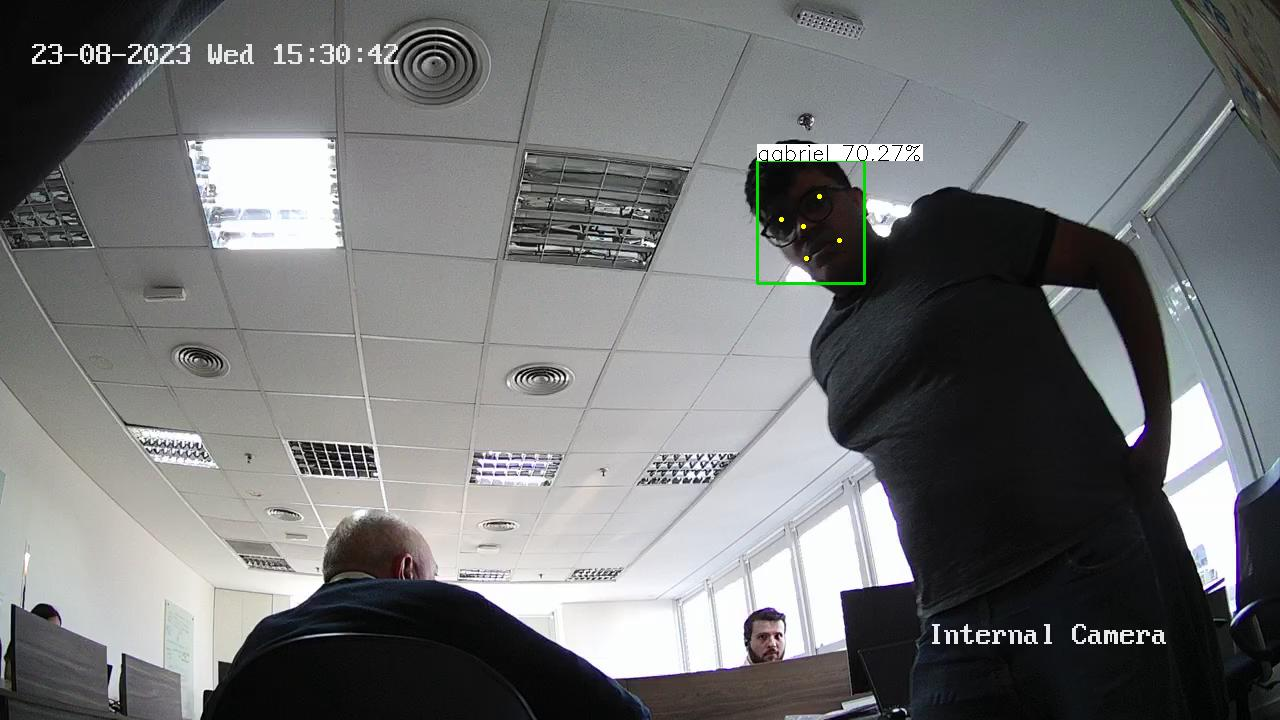
#> input picture face_recognition/media/images/img.jpg, 1280 x 720 px
$ python -i preprocessing.py   (imports and definitions only)
#> lines starting #> are read from the running program, lines starting #| are printed output that depends on the picture
import cv2
import numpy as np

# [21 lines left out: function blob_filter, not called in this run]

def correct_color(img) :
    one_count = cv2.countNonZero(img)
#> one_count = 920656
    img2 = cv2.bitwise_not(img)
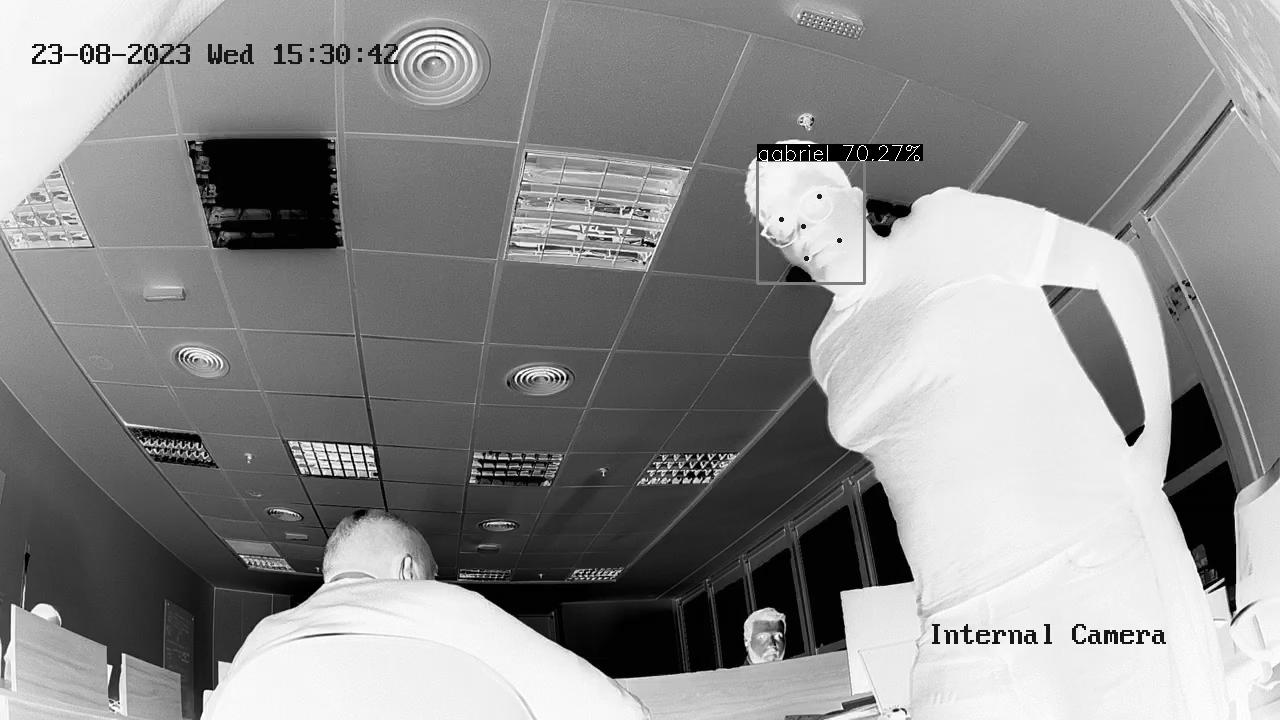
#> img2: shape (720, 1280); min 0, max 255, mean 138.7
    zero_count = cv2.countNonZero(img2)
#> zero_count = 915855
    if one_count>zero_count:
        return img2
    else:
        return img2

# [63 lines left out: functions thin_font, remove_borders, noise_removal, image_preprocessing, not called in this run]

>>> import cv2
>>> picture = cv2.imread('../../media/images/img.jpg', cv2.IMREAD_GRAYSCALE)
>>> result = correct_color(picture)
